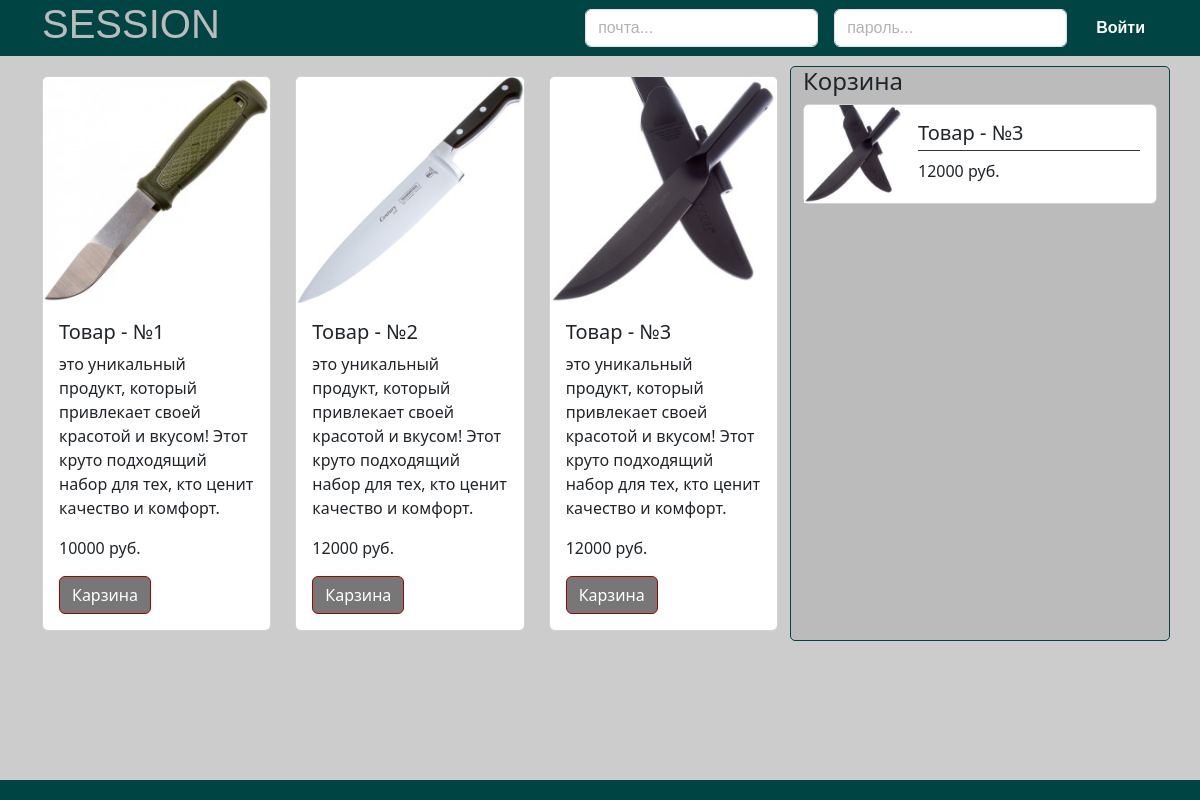
The page / on the database its author committed.
### tables this page shows
CREATE TABLE `products` (
  `id` int(11) NOT NULL,
  `title` varchar(50) NOT NULL,
  `text` text NOT NULL,
  `price` int(10) NOT NULL,
  `image` varchar(255) NOT NULL
);

### lib/db.php (called while the page is built, shortened)
<?php
function products($link){
    $sql = "SELECT
            id,
            title,
            text,
            price,
            image
            FROM products";
    $result = mysqli_query($link, $sql);
    $items= null;
    while($row = mysqli_fetch_array($result,MYSQLI_ASSOC)){
        $items[]= $row;
    }
    return $items;
}

### index.php (the view, shortened to what this page needs)
<?php
    require_once('lib/db.php');
    $link = connect();
    $products = products($link);
?>
<!DOCTYPE html>
<html lang="en">
<head>
    <link href="https://cdn.jsdelivr.net/npm/bootstrap@5.3.1/dist/css/bootstrap.min.css" rel="stylesheet">
    <link rel="stylesheet" href="css/style.css">
</head>
<body>
    <header class="header">
        <div class="container">
            <div class="row align-items-center">
                <div class="col-2">
                    <h1>Session</h1>
                </div>
                <div class="col-10">
                    <?php
                    if(!isset($_SESSION['login'])){?>
                        <form action="login/login.php" method='POST' class="row g-3 justify-content-end">
                            <div class="col-auto">
                                <input type="text" class="form-control" id="inputEmail" name='email' placeholder="Почта...">
                            </div>
                            <div class="col-auto">
                                <input type="password" class="form-control" id="inputPassword2" name="password" placeholder="Пароль...">
                            </div>
                            <div class="col-auto">
                                <button type="submit" class="btn header__btn">Войти</button>
                            </div>
                        </form>
					<?php
                    }else{
						$link = connect();
						$user = searchUserEmail($link, $_SESSION['login']);
						if(!is_null($user)):?>
								<div class="header__user user">
									<p>Привет,
										<span class="user__name"><?php echo $user['login']; ?></span>
										<a href="login/logout.php" class="btn header__btn">Выйти</a>
									</p>
								</div>
                        <?php endif; }?>
                </div>
            </div>
        </div>
    </header>
    <main class="main">
        <div class="container">
            <div class="row">
                <article class="col-8 main__section">
                    <section class="section">
                        <div class="row">
                            <?php foreach ($products as $product) : ?>
                                <div class="col-4">
                                    <div class="card">
                                        <img src="images/<?php echo $product['image']; ?>" class="card-img-top" alt="...">
                                        <div class="card-body">
                                            <h5 class="card-title"><?php echo $product['title']; ?></h5>
                                            <p class="card-text"><?php echo $product['text']; ?></p>
                                            <p class="card-price"><?php echo $product['price']; ?> руб.</p>
                                            <a href="#" class="btn btn_card" title="не работает">Карзина</a>
                                        </div>
                                    </div>
                                </div>
                            <?php endforeach; ?>
                        </div>
                    </section>
                </article>
                <div class="col-4 main__backet backet">
                    <h4>Корзина</h4>
                    <div class="row">
                        <div class="col-12">
                            <div class="card backet__card">
                                <img src="images/<?php echo $product['image']; ?>" class="card-img-top backet__img" alt="...">
                                <div class="card-body  backet__body">
                                    <h5 class="card-title  backet__title"><?php echo $product['title']; ?></h5>
                                    <p class="card-price  backet__price"><?php echo $product['price']; ?> руб.</p>
                                </div>
                            </div>
                        </div>
                    </div>
                </div>
            </div>
        </div>
    </main>
    <footer class="footer">
    </footer>
</body>
</html>

### css/style.css (style rules this page uses)
html { height: 100%; }
body { min-height: 100%; background: #aff; display: flex; flex-direction: column; }
.header { background: #044; font-family: "Franklin Gothic Medium", "Arial Narrow", Arial, sans-serif; }
.header h1 { color: #bbb; text-transform: uppercase; }
.header__btn { color: #fff; font-weight: bold; }
.main { padding-top: 10px; background: #ccc; flex-grow: 1; }
.main__section { padding-top: 10px; padding-bottom: 10px; }
.main__backet { border: 1px solid #044; border-radius: 5px; background: #bbb; }
.footer { background: #044; padding: 10px 0; }
.btn_card { position: relative; border: 1px solid #a00; color: #fff; background: #777; overflow: hidden; }
.btn_card::after { content: "не работает"; position: absolute; line-height: 0.8; top: 50%; margin-top: -0.4rem; left: 0; text-align: center; font-size: 0.8rem; color: #fff; text-shadow: 0 0 2px #300, 0 0 2px #a00, 0 0 2px #f00; opacity: 0; height: 100%; width: 100%; transition: 0.2s; }
.backet__card { display: flex; flex-direction: row; height: 100px; }
.backet__img { width: auto; height: 100%; }
.backet__title { padding-bottom: 5px; border-bottom: 1px solid #333; }

### rows shown on the page
products: image (picture), title "Товар - №1", text "это уникальный продукт, который привлекает своей красотой и вкусом! Этот круто подходящий набор для тех, кто ценит качество и комфорт.", price "10000"
products: image (picture), title "Товар - №2", text "это уникальный продукт, который привлекает своей красотой и вкусом! Этот круто подходящий набор для тех, кто ценит качество и комфорт.", price "12000"
products: image (picture), title "Товар - №3", text "это уникальный продукт, который привлекает своей красотой и вкусом! Этот круто подходящий набор для тех, кто ценит качество и комфорт.", price "12000"
